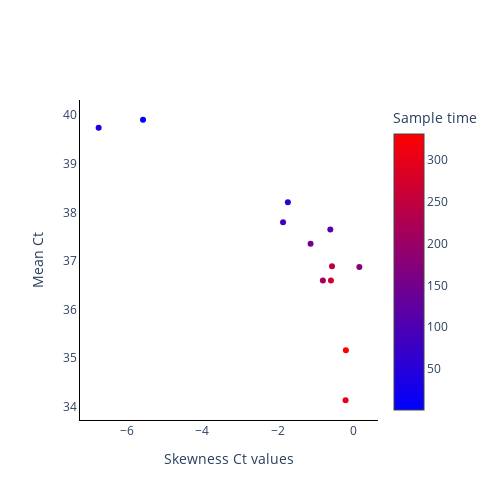

The notebook cell saved with this chart:
### Code cell
fig = go.Figure()

fig.add_trace(
    go.Scatter(
        y=np.mean(ct_values[0, :, :], axis=1).tolist(),
        x=skews,
        mode='markers',
        name='Mean Ct',
        marker_color=sample_points,
        marker_colorscale='BlueRed',
        marker_colorbar_title=dict(
            text='Sample time',
            side='top'),
        marker_showscale=True,
        showlegend=False,
    )
)

# Add axis labels
fig.update_layout(
    width=500, 
    height=500,
    plot_bgcolor='white',
    xaxis=dict(
        linecolor='black',
        title = 'Skewness Ct values'
        ),
    yaxis=dict(
        linecolor='black',
        title = 'Mean Ct'),
    #legend=dict(
    #    orientation="h",
    #    yanchor="bottom",
    #    y=1.02,
    #    xanchor="right",
    #    x=1
    #)
    )

fig.write_image('images/Mean_vs_Skewness.pdf')
fig.show()

### Figure 1 — Plotly figure (JSON) as saved in the notebook; plotly's stock layout.template omitted (floating-point values rounded to 4 significant figures)
{"data": [{"marker": {"color": [1, 31, 61, 91, 121, 151, 181, 211, 241, 271, 301, 331], "colorbar": {"title": {"side": "top", "text": "Sample time"}}, "colorscale": [[0, "rgb(0,0,255)"], [1, "rgb(255,0,0)"]], "showscale": true}, "mode": "markers", "name": "Mean Ct", "showlegend": false, "type": "scatter", "x": [-5.571, -6.748, -1.73, -1.858, -0.6042, -1.128, 0.1651, -0.8018, -0.5599, -0.5878, -0.2, -0.1915], "y": [39.91, 39.74, 38.21, 37.79, 37.65, 37.35, 36.87, 36.6, 36.89, 36.6, 34.13, 35.16]}], "layout": {"height": 500, "plot_bgcolor": "white", "width": 500, "xaxis": {"linecolor": "black", "title": {"text": "Skewness Ct values"}}, "yaxis": {"linecolor": "black", "title": {"text": "Mean Ct"}}}}
